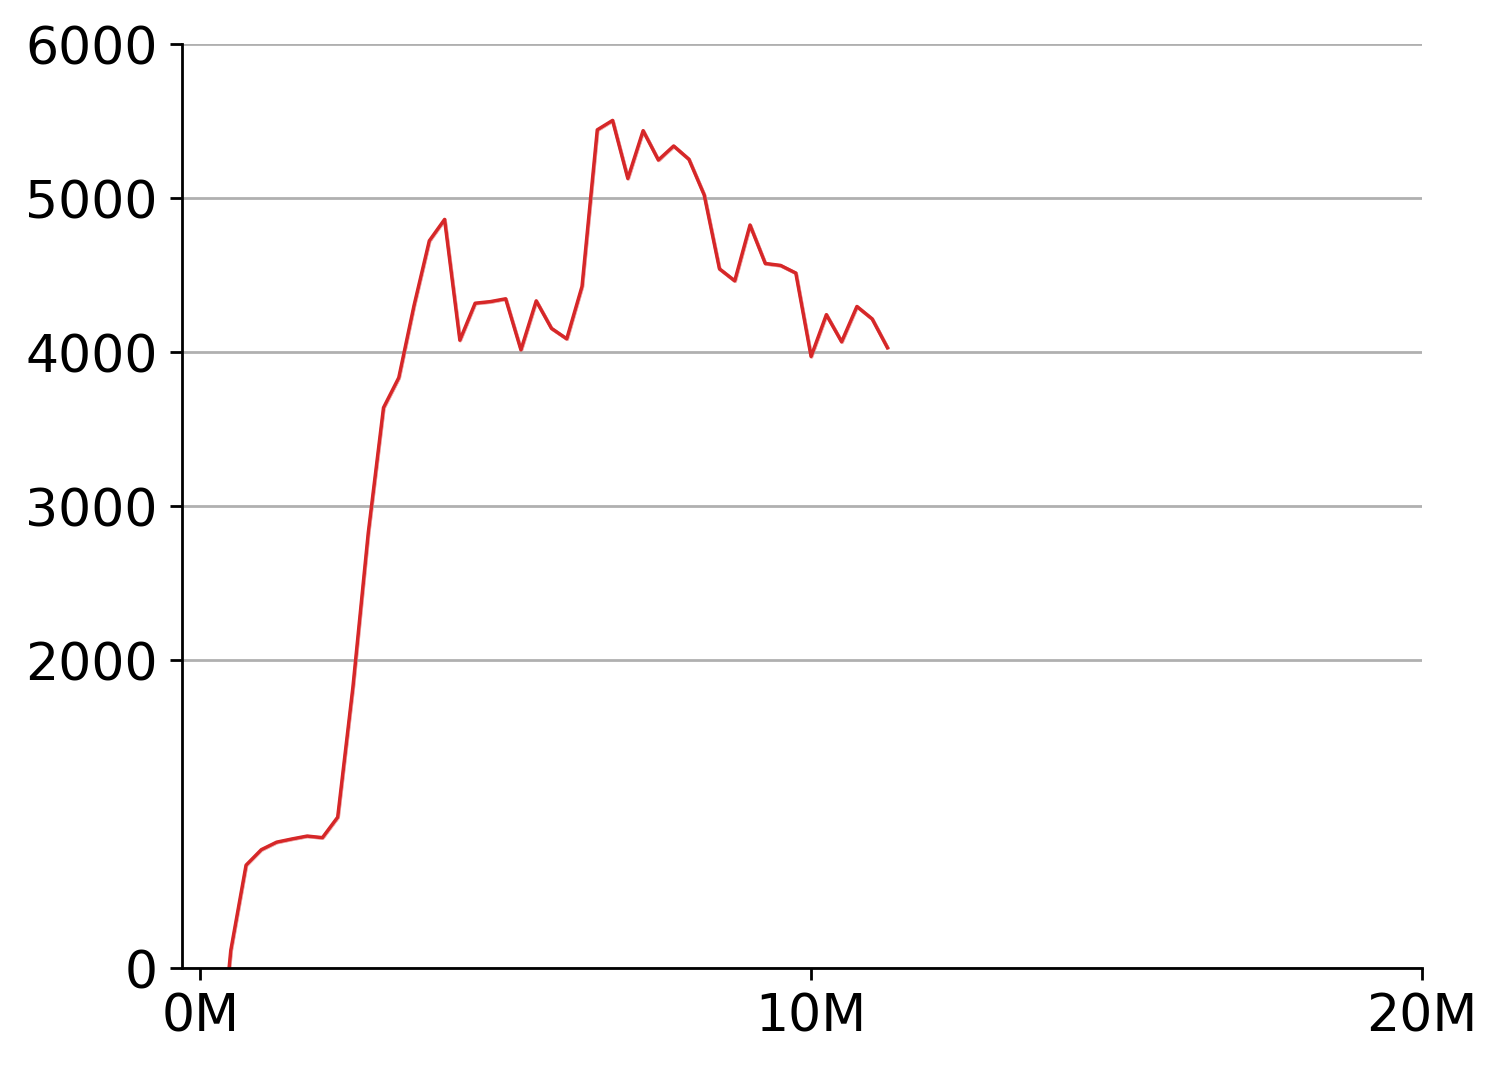

Write Python code to recreate this figure.
import yaml
import scipy
import pickle
import argparse
import numpy as np
from tqdm import tqdm
import matplotlib.pyplot as plt


def bootstrapped_return(x, y, stride, total_steps, confidence_level=0.95, to_bootstrap=True):
    assert len(x) == len(y)
    num_runs = len(x)
    # Find actual maximum steps across all runs
    actual_max_steps = max([max(xi) for xi in x])
    total_steps = min(total_steps, actual_max_steps)
    
    # Calculate number of points to ensure consistent dimensions
    num_points = total_steps // stride
    avg_ret = np.zeros(num_points)
    steps = np.arange(stride, total_steps + 1, stride)[:num_points]  # Ensure consistent length
    min_rets, max_rets = np.zeros(num_points), np.zeros(num_points)
    boot_strapped_ret_low, boot_strapped_ret_high = np.zeros(num_points), np.zeros(num_points)
    
    # Disable bootstrapping if only one run
    if num_runs == 1:
        to_bootstrap = False
    
    for i in tqdm(range(num_points)):
        rets = []
        for run in range(num_runs):
            xa = x[run][:np.searchsorted(x[run], total_steps)+1]
            ya = y[run][:xa.shape[0]]
            rets.append(ya[np.logical_and(i*stride < xa, xa <= (i+1)*stride)].mean())
        rets = np.array([rets])
        avg_ret[i] = rets.mean()
        min_rets[i], max_rets[i] = rets.min(), rets.max()
        if to_bootstrap:
            bos = scipy.stats.bootstrap(data=(rets[0, :],), statistic=np.mean, confidence_level=confidence_level)
            boot_strapped_ret_low[i], boot_strapped_ret_high[i] = bos.confidence_interval.low, bos.confidence_interval.high
        else:
            # For single run, use the same value for confidence interval
            boot_strapped_ret_low[i] = boot_strapped_ret_high[i] = avg_ret[i]
    return steps, avg_ret, min_rets, max_rets, boot_strapped_ret_low, boot_strapped_ret_high


def get_param_performance(runs, data_dir=''):
    per_param_setting_performance, per_param_setting_termination = [], []
    for idx in runs:
        file = data_dir + str(idx)
        if file[0] == 'd':  file = '../'+file
        try:
            with open(file, 'rb+') as f:
                print(f)
                data = pickle.load(f)
        except:
            with open(file+'.log', 'rb+') as f:
                print(f)
                data = pickle.load(f)
        per_param_setting_performance.append(np.array(data['rets']))
        per_param_setting_termination.append(np.array(data['termination_steps']))
        print(data['termination_steps'][-1])

    return per_param_setting_termination, per_param_setting_performance


def plot_for_one_cfg(cfg, runs, m, ts, color='C0', min_max=False):
    data_dir = cfg['dir']
    terminations, returns = get_param_performance(data_dir=data_dir, runs=runs)
    x, y, min_y, max_y, boot_strapped_ret_low, boot_strapped_ret_high = \
        bootstrapped_return(x=terminations, y=returns, stride=m, total_steps=ts)
    plt.plot(x, y, '-', linewidth=1, color=color, label=cfg['label'])
    plt.fill_between(x, boot_strapped_ret_low, boot_strapped_ret_high, alpha=0.3, color=color)
    if min_max:
        plt.fill_between(x, min_y, max_y, alpha=0.1, color=color)


def main():
    parser = argparse.ArgumentParser()
    parser.add_argument('--env', required=False, type=str, default='sant')
    parser.add_argument('--all', required=False, type=bool, default=False)

    args = parser.parse_args()
    env = args.env
    plot_all = args.all

    # cfg_file = f'../cfg/{env}/l2.yml'
    cfg_file = ''
    cfg_file1 = f'../cfg/{env}/er.yml'
    cfg_file2, cfg_file3 = '', ''
    if plot_all:
        cfg_file2 = f'../cfg/{env}/ns.yml'
        cfg_file3 = f'../cfg/{env}/l2.yml'

    cfg_files = [cfg_file, cfg_file1, cfg_file2, cfg_file3]
    colors = ['C3', 'C0', 'C1', 'C4']
    cfgs = []
    for file in cfg_files:
        if file == '':  continue
        cfg = yaml.safe_load(open(file))
        if 'label' not in cfg.keys(): cfg['label'] = ''
        cfgs.append(cfg)

    # num_runs = 30
    num_runs = 1
    runs = [i + 2 for i in range(0, num_runs)]
    m = 250 * 1000
    ts = 100 * 1000 * 1000  # This will be overridden by n_steps from config
    
    # Get n_steps from the first config file and convert from scientific notation
    if len(cfgs) > 0:
        n_steps_str = cfgs[0].get('n_steps', str(ts))
        ts = float(n_steps_str)  # This will handle scientific notation like "25e6"
    
    fig, ax = plt.subplots()

    if env == 'hopper':
        yticks = [0, 1000, 2000, 2500]
        m = 500 * 1000
    if env == 'walker':
        yticks = [0, 1000, 2000, 3000]
        ts = min(ts, 50 * 1000 * 1000)
    if env == 'ant':
        yticks = [0, 2000, 4000, 5500]
        ts = min(ts, 50 * 1000 * 1000)
    if env == 'sant':
        yticks = [0, 2000, 3000, 4000, 5000, 6000]
        ts = min(ts, 50 * 1000 * 1000)

    for idx, cfg in enumerate(cfgs):
        plot_for_one_cfg(cfg=cfg, runs=runs, m=m, ts=ts, color=colors[idx])

    xticks = [0, 0.5 * ts, ts]
    xticklabels = [f'{int(x/1e6)}M' for x in xticks]

    fontsize = 15
    ax.set_xticks(xticks)
    ax.set_xticklabels(xticklabels, fontsize=fontsize)
    ax.spines['top'].set_visible(False)
    ax.spines['right'].set_visible(False)
    ax.set_yticks(yticks)
    ax.set_yticklabels([str(y) for y in yticks], fontsize=fontsize)
    ax.set_ylim(yticks[0], yticks[-1])

    ax.yaxis.grid()

    plt.savefig('fig4a.png', bbox_inches='tight', dpi=250)
    plt.close()


if __name__ == "__main__":
    main()
